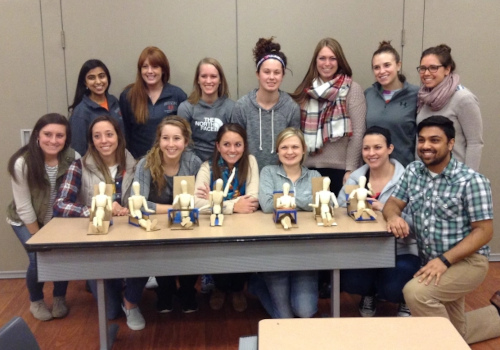
#> input picture sobel detection/face-g06.jpg, 500 x 350 px; its folder holds 4 pictures in this run
$ python cv20a2_harrCascade.py
#> lines starting #> are read from the running program, lines starting #| are printed output that depends on the picture; after the words box and inside, x2 and y2 are one past the last pixel; in counts of white or black regions, pixels touching at a corner belong together
import random
import cv2 as cv

imgNames = [3, 4, 5, 6]
imgId = str(random.choice(imgNames))
if len(imgId)<2: imgId = '0' + imgId
imgNam = 'face-g'+ imgId + '.jpg'

imgSrc = cv.imread(imgNam)
#> imgSrc is the input picture: shape (350, 500, 3); mean B, G, R 109.9, 118.9, 134.3
imgGray = cv.cvtColor(imgSrc, cv.COLOR_BGR2GRAY)
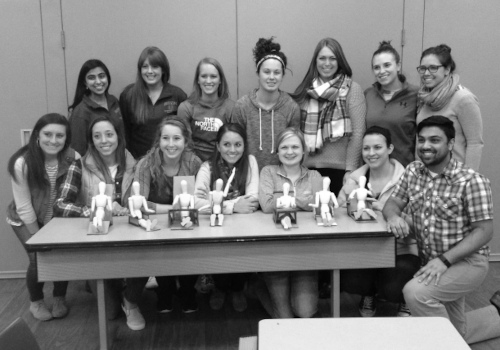
#> imgGray: shape (350, 500); min 0, max 255, mean 122.5

haarcPath = ''
cascadeFace = cv.CascadeClassifier(haarcPath + 'haarcascade_frontalface_default.xml')

font = cv.FONT_HERSHEY_SIMPLEX

# color and colorIdx
c = [(255,0,0), (255,255,0), (0,255,0), (0,255,255), (0,0,255), (255,0,255)]
ci = 0

tick = 0
while True:
  imgSrc = cv.imread(imgNam)  # reload imgSrc so we can draw on it again
  # no need to re-convert image to gray scale
  minNbhd = 1 + (tick//4 % 15)
  tick += 1
  ci = (ci+1) % len(c)
  found = cascadeFace.detectMultiScale(imgGray, scaleFactor=1.3, minNeighbors=minNbhd)
#> found = 13 rows, first 6: [314, 49, 27, 27], [259, 62, 28, 28], [195, 66, 27, 27], [82, 66, 29, 29], [89, 123, 31, 31], [38, 123, 32, 32]
  for (x,y,w,h) in found:
    cv.rectangle(imgSrc, (x,y), (x+w,y+h), c[ci], 2)
#> this loop made 13 passes
#> (x, y, w, h) on passes 1 to 12: (314, 49, 27, 27), (259, 62, 28, 28), (195, 66, 27, 27), (82, 66, 29, 29), (89, 123, 31, 31), (38, 123, 32, 32), (156, 126, 31, 31), (217, 133, 30, 30), (366, 54, 34, 34), (414, 57, 31, 31), (274, 135, 32, 32), (356, 135, 34, 34)
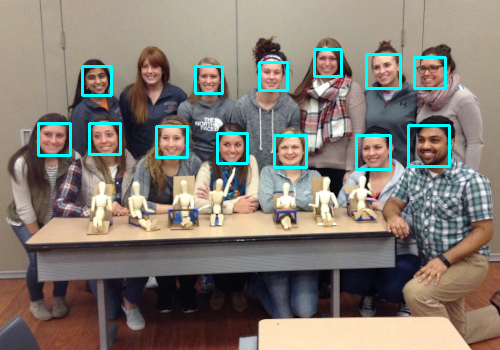
#> imgSrc: shape (350, 500, 3); 2.76% of pixels changed, all inside (x1, y1, x2, y2) = (37, 48, 451, 171)
  s = f'img#{imgId}   minNbhd={minNbhd}   faces={len(found)}'
#> s = 'img#06   minNbhd=1   faces=13'
  cv.putText(imgSrc, s, (10, 30), font, 0.7, c[ci], 2, cv.LINE_AA)
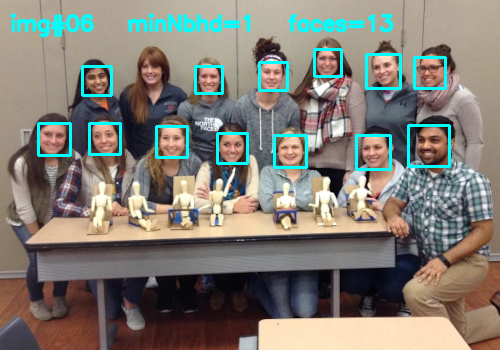
#> imgSrc: shape (350, 500, 3); 2.3% of pixels changed, all inside (x1, y1, x2, y2) = (9, 13, 394, 38)
  cv.imshow('Haar Cascade Object Detection using OpenCV', imgSrc)
  key = cv.waitKey(50)
#> (key Esc is pressed here)
  if key==27: # user pressed the Escape key
    break
